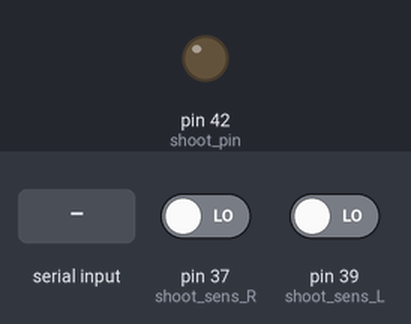
A sketch run on a simulated Arduino Mega 2560, built with avr-gcc and run on an emulated ATmega2560. On the bench: output pins drawn as LEDs (lit = HIGH). Inputs (shaded band) come from the test bench; at power-on: pin 37 (shoot_sens_R) LOW, pin 39 (shoot_sens_L) LOW. What the sketch prints to the serial monitor is not drawn.

Above: at 1.2 s.
1.3 s: "s" received over Serial
At 1.45 s:
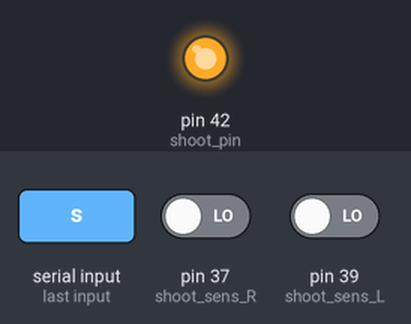
Timing chart, 0 to 4.3 s (numbered marks = the images above; inputs shaded):
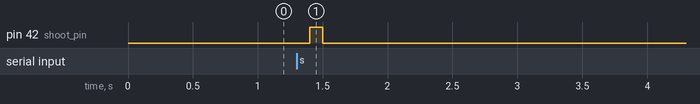

The sketch:

penendang.ino
```cpp
#define shoot_pin 42  // Penendang

#define shoot_sens_L 39
#define shoot_sens_R 37

void shoot_ball() {
  digitalWrite(shoot_pin, HIGH);
  delay(100);
  digitalWrite(shoot_pin, LOW);
}

void setup() {
  Serial.begin(9600);

  pinMode(shoot_pin, OUTPUT);
  digitalWrite(shoot_pin, LOW);

  pinMode(shoot_sens_L, INPUT);
  pinMode(shoot_sens_R, INPUT);
}

void loop() {
  char msg = Serial.read();

  if (msg == 's') {
    shoot_ball();
  }

  Serial.print(digitalRead(shoot_sens_L));
  Serial.print("  ");
  Serial.println(digitalRead(shoot_sens_R));

  delay(200);
}
```

Measured:
- after the input at 1.3 s, pin 42 (shoot_pin): LOW → HIGH after 0.10 s, → LOW 0.10 s later
